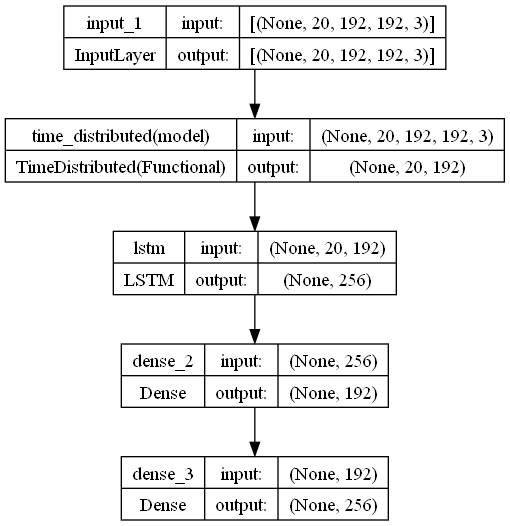
#> input picture Grafici/architettura_modello_192_20lstm.png, 510 x 526 px; its folder holds only this picture in this run
$ python -i Preprocessing.py   (imports and definitions only)
#> lines starting #> are read from the running program, lines starting #| are printed output that depends on the picture; after the words box and inside, x2 and y2 are one past the last pixel; in counts of white or black regions, pixels touching at a corner belong together
#> further down, picture is the input picture: shape (526, 510, 3); min 0, max 255, mean 238.2
import concurrent.futures
import os
from typing import List

import numpy as np
import cv2

import matplotlib
import matplotlib.pyplot as plt
from numpy.fft import fft2, ifft2, fftshift, ifftshift
import shutil

# lista di estensioni video supportate
from sklearn.preprocessing import OneHotEncoder, LabelBinarizer, LabelEncoder

video_extensions = [".mp4", ".avi", ".mkv", ".mov"]


class Preprocessing:

    def __init__(self):
        pass

    # [223 lines left out: functions _extract_label, _oneHotEncoding, define_number_label, Preprocessing_label, Preprocessing_datasetMultiThread, Preprocessing_dataset and 1 more, not called in this run]

    def preprocessing_meanShift(self, frame):

        # Applicazione del filtro di sfocatura gaussiano
        blurred = cv2.GaussianBlur(frame, (5, 5), 0)
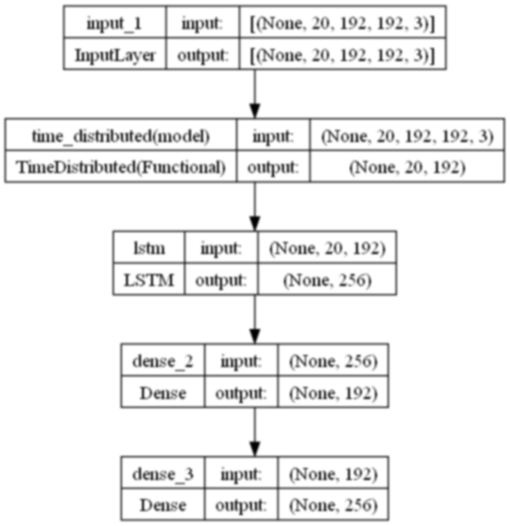
#> blurred: shape (526, 510, 3); min 0, max 255, mean 238.2

        # Converti l'immagine sfocata in HSV
        hsv = cv2.cvtColor(blurred, cv2.COLOR_BGR2HSV)
#> hsv: shape (526, 510, 3); mean H, S, V 0, 0, 238.2

        # Applica l'equalizzazione dell'istogramma al canale di luminanza (Value)
        hsv[:, :, 2] = cv2.equalizeHist(hsv[:, :, 2])
#> hsv: shape (526, 510, 3); mean H, S, V 0, 0, 193.9

        # Converti l'immagine HSV in BGR
        equalized = cv2.cvtColor(hsv, cv2.COLOR_HSV2BGR)
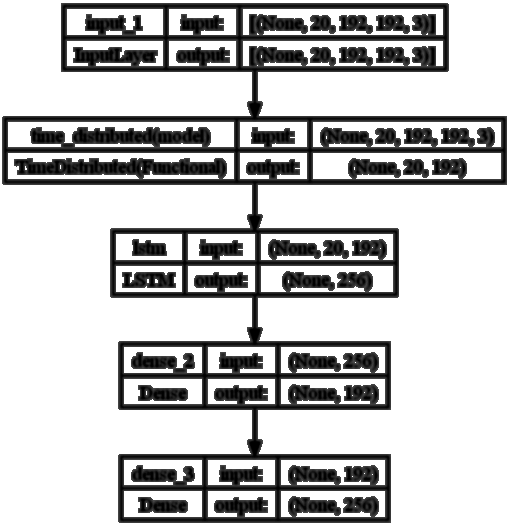
#> equalized: shape (526, 510, 3); min 0, max 255, mean 193.9

        # Applicazione del filtro PyrMeanShift
        res = cv2.pyrMeanShiftFiltering(equalized, 20, 30)

        # Applicazione dell'otsu sulla componente luminanza (grigio)
        gray = cv2.cvtColor(res, cv2.COLOR_BGR2GRAY)
        threshold = cv2.adaptiveThreshold(gray, 255, cv2.ADAPTIVE_THRESH_GAUSSIAN_C, cv2.THRESH_BINARY, 11, 6)
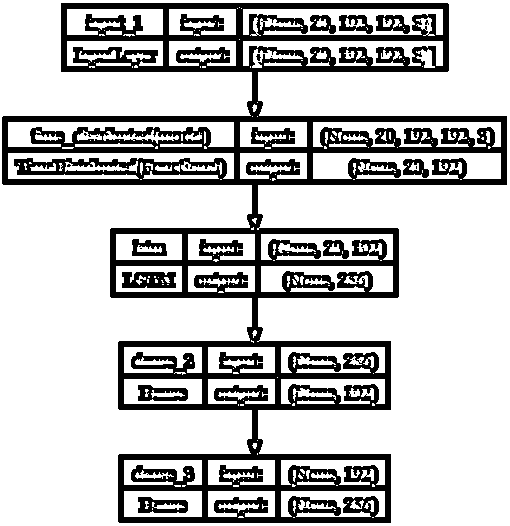
#> threshold: shape (526, 510); 75.5% white; 23 black regions (12 under 20 px), largest, box (x1, y1, x2, y2) and area: (2, 3, 507, 523) 61961, (122, 272, 176, 288) 699, (138, 497, 188, 513) 517

        # Applicazione della maschera ottenuta all'immagine originale
        res = cv2.bitwise_and(res, res, mask=threshold)
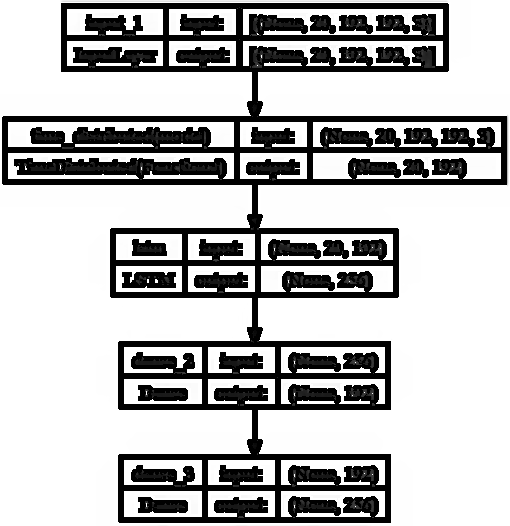
#> res: shape (526, 510, 3); min 0, max 255, mean 184.5

        # res = cv2.Canny(res, 30, 100)
        return res

    # [63 lines left out: functions preprocessing_otsu, salva_immagini, _salva_immagini_originali, not called in this run]

>>> import cv2
>>> picture = cv2.imread('Grafici/architettura_modello_192_20lstm.png')
>>> result = Preprocessing().preprocessing_meanShift(picture)

$ run again, on Grafici/grafico3D_CNN.png
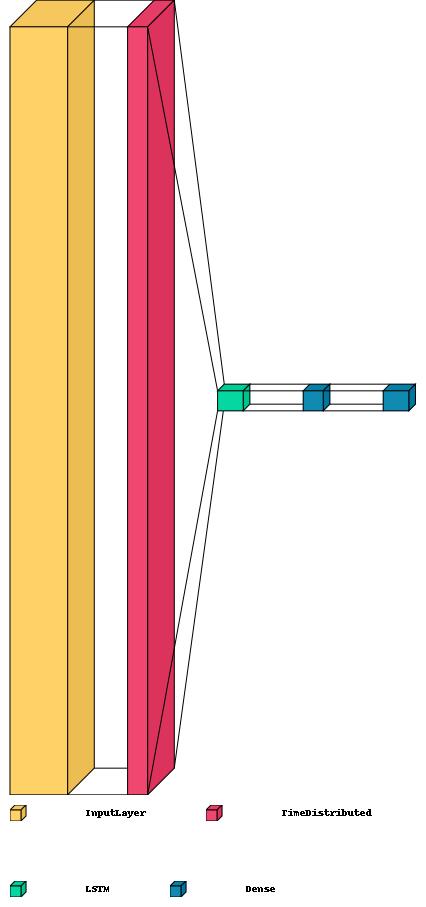
#> input picture Grafici/grafico3D_CNN.png, 426 x 907 px
#> picture is the input picture: shape (907, 426, 3); mean B, G, R 208, 222.3, 244.2
#> in preprocessing_meanShift, `threshold = cv2.adaptiveThreshold(gray, 255, cv2.ADAPTIVE_THRESH_GAUSS..`:
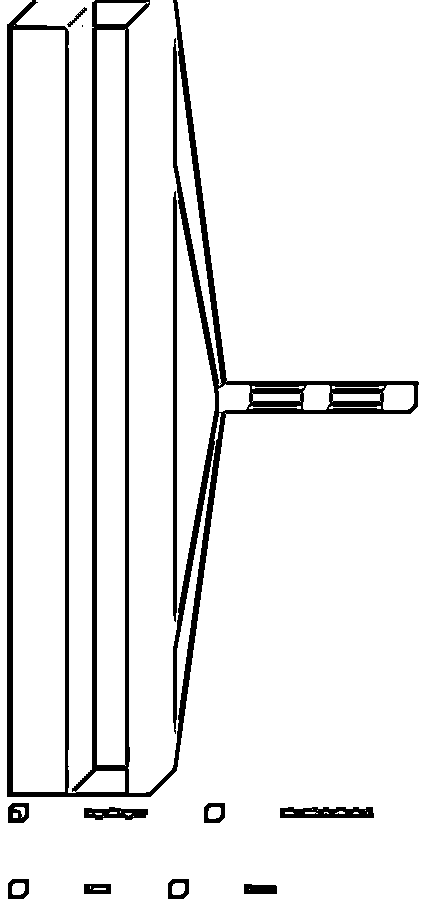
#> threshold: shape (907, 426); 91.5% white; 12 black regions (1 under 20 px), largest, box (x1, y1, x2, y2) and area: (7, 0, 419, 797) 28004, (173, 191, 177, 622) 1692, (280, 807, 374, 818) 858
#> in preprocessing_meanShift, `res = cv2.bitwise_and(res, res, mask=threshold)`:
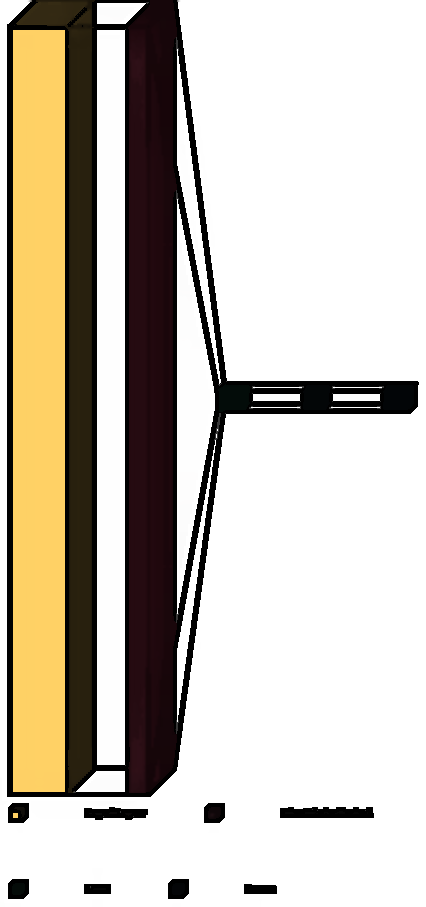
#> res: shape (907, 426, 3); mean B, G, R 182.1, 193.6, 200.7

$ run again, on Grafici/grafico_reteNeurale_CNN.png
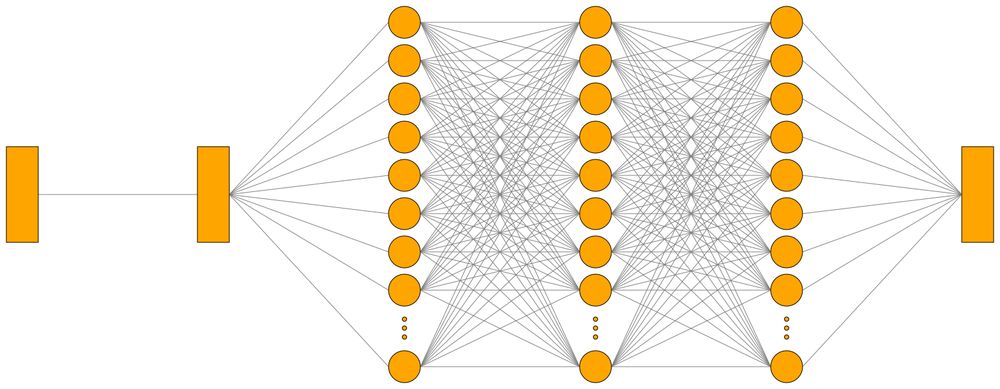
#> input picture Grafici/grafico_reteNeurale_CNN.png, 1000 x 389 px, shrunk from 1570 x 610 before the run
#> picture is the input picture: shape (389, 1000, 3); mean B, G, R 226, 238.6, 245.4
#> in preprocessing_meanShift, `threshold = cv2.adaptiveThreshold(gray, 255, cv2.ADAPTIVE_THRESH_GAUSS..`:
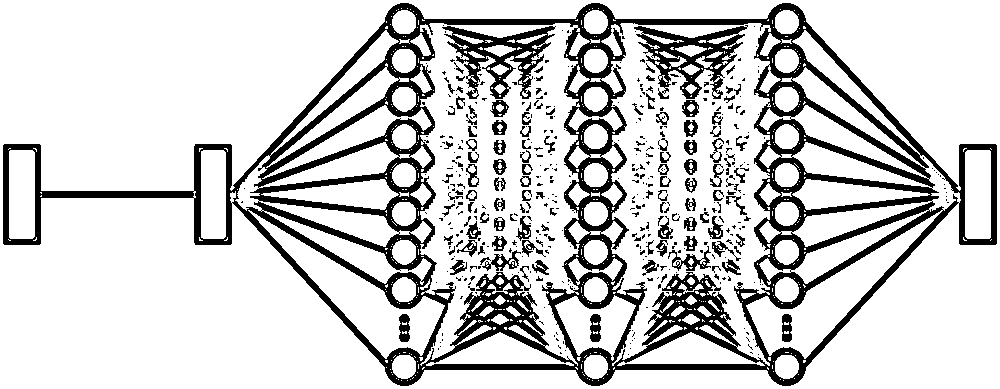
#> threshold: shape (389, 1000); 80.9% white; 470 black regions (352 under 20 px), largest, box (x1, y1, x2, y2) and area: (3, 3, 997, 386) 57748, (634, 25, 748, 99) 3026, (442, 26, 556, 99) 2980
#> in preprocessing_meanShift, `res = cv2.bitwise_and(res, res, mask=threshold)`:
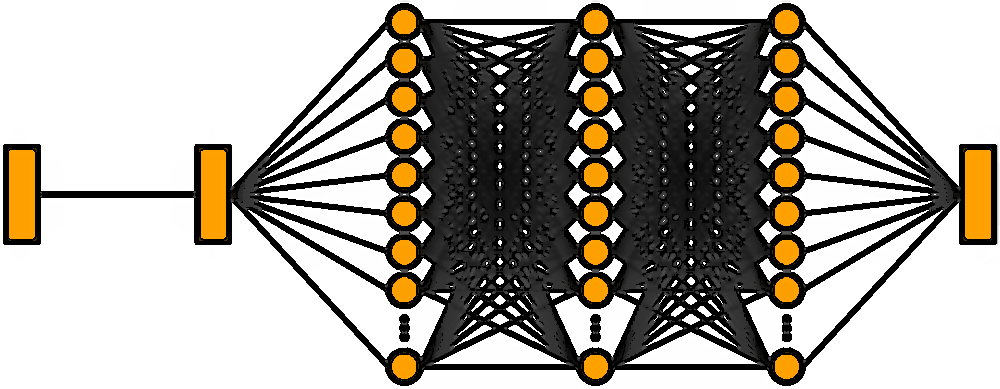
#> res: shape (389, 1000, 3); mean B, G, R 158.6, 166.8, 171.5
